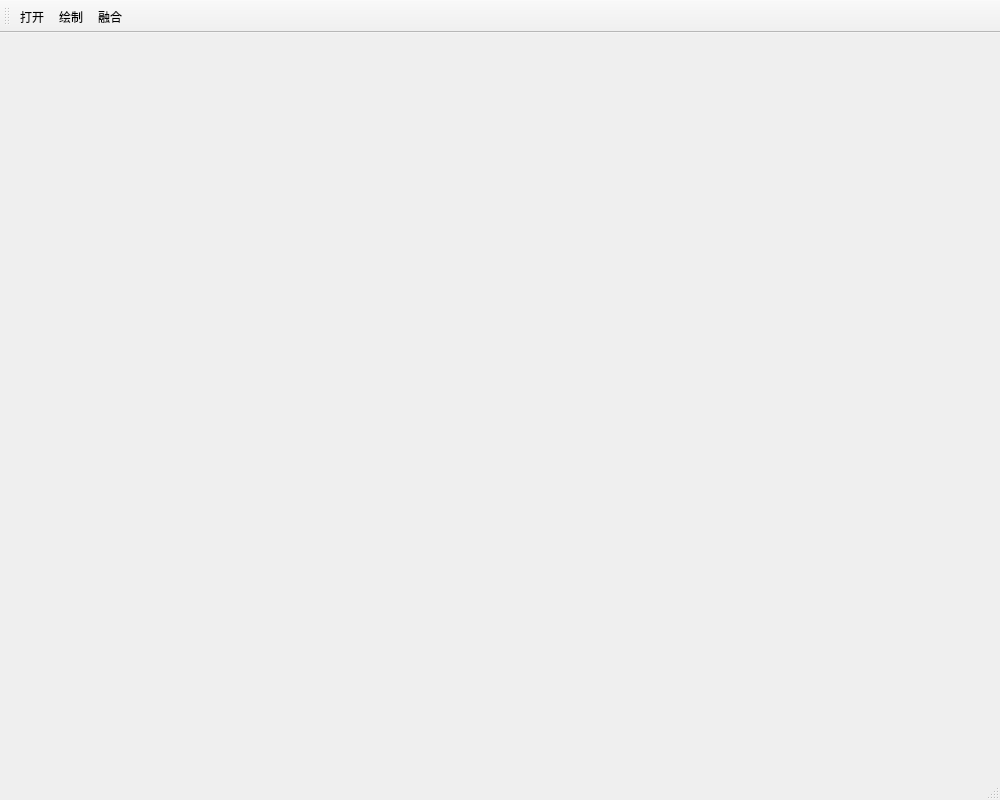
<?xml version="1.0" encoding="UTF-8"?>
<ui version="4.0">
 <class>MainWindow</class>
 <widget class="QMainWindow" name="MainWindow">
  <property name="geometry">
   <rect>
    <x>0</x>
    <y>0</y>
    <width>1000</width>
    <height>800</height>
   </rect>
  </property>
  <property name="windowTitle">
   <string>MainWindow</string>
  </property>
  <widget class="QWidget" name="centralwidget">
   <layout class="QVBoxLayout" name="verticalLayout">
    <property name="leftMargin">
     <number>0</number>
    </property>
    <property name="topMargin">
     <number>0</number>
    </property>
    <property name="rightMargin">
     <number>0</number>
    </property>
    <property name="bottomMargin">
     <number>0</number>
    </property>
    <item>
     <widget class="QImageShowWidget" name="imageShowWidget" native="true"/>
    </item>
   </layout>
  </widget>
  <widget class="QStatusBar" name="statusbar"/>
  <widget class="QToolBar" name="toolBar">
   <property name="windowTitle">
    <string>toolBar</string>
   </property>
   <attribute name="toolBarArea">
    <enum>TopToolBarArea</enum>
   </attribute>
   <attribute name="toolBarBreak">
    <bool>false</bool>
   </attribute>
   <addaction name="action"/>
   <addaction name="actiondraw"/>
   <addaction name="actionBlend"/>
  </widget>
  <action name="action">
   <property name="text">
    <string>打开</string>
   </property>
  </action>
  <action name="actionBlend">
   <property name="text">
    <string>融合</string>
   </property>
  </action>
  <action name="actiondraw">
   <property name="checkable">
    <bool>true</bool>
   </property>
   <property name="text">
    <string>绘制</string>
   </property>
  </action>
 </widget>
 <customwidgets>
  <customwidget>
   <class>QImageShowWidget</class>
   <extends>QWidget</extends>
   <header location="global">qimageshowwidget.h</header>
   <container>1</container>
  </customwidget>
 </customwidgets>
 <resources/>
 <connections/>
</ui>
